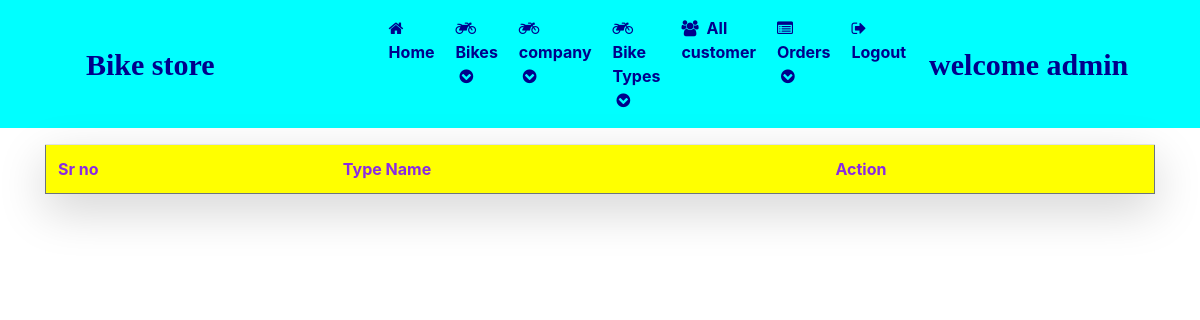
The page /admin_allTypes (signed in) on the database as committed earlier.
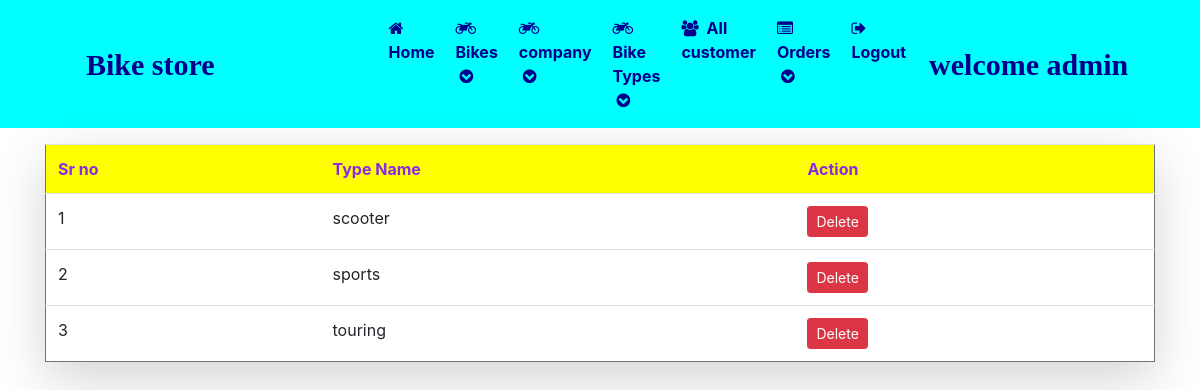
The same page on the database as committed later.
### bike_shop/models.py (models this page shows, shortened)
class Type(models.Model):
    name=models.CharField(max_length=50,null=False)
    slug=models.CharField(max_length=50,null=False)

### bike_shop/views.py (the view)
# urls.py: path('admin_allTypes',views.admin_allTypes,name='admin_allTypes'),
def admin_allTypes(request):
    if not request.user.is_authenticated:
        return redirect('admin_login')
    obj=Type.objects.all()
    return render(request,'admin_allTypes.html',{'data':obj})

### bike_shop/templates/admin_allTypes.html
{% include 'admin_navigation.html' %}
<div class="container mt-3">
    <table class="table border border-secondary shadow-lg">
        <thead style="color:blueviolet ;font-weight:bold;background-color:yellow;">
            <tr>
                <td>Sr no</td>
                <td>Type Name</td>
                <td>Action</td>
            </tr>
        </thead>
        <tbody >
            {% for i in data %}
            <tr>
                <td>{{forloop.counter}}</td>
                <td>{{i.name}}</td>
                <td><a href="{% url 'admin_deleteType' i.id %} "class="btn btn-danger btn-sm" onclick="return confirm('Are you sure to delete?')">Delete</a></td>
            </tr>
            {% endfor %}
        </tbody>
    </table>
</div>

Rows that differ between the two databases and show on the page:
added Type: name "scooter"
added Type: name "sports"
added Type: name "touring"
